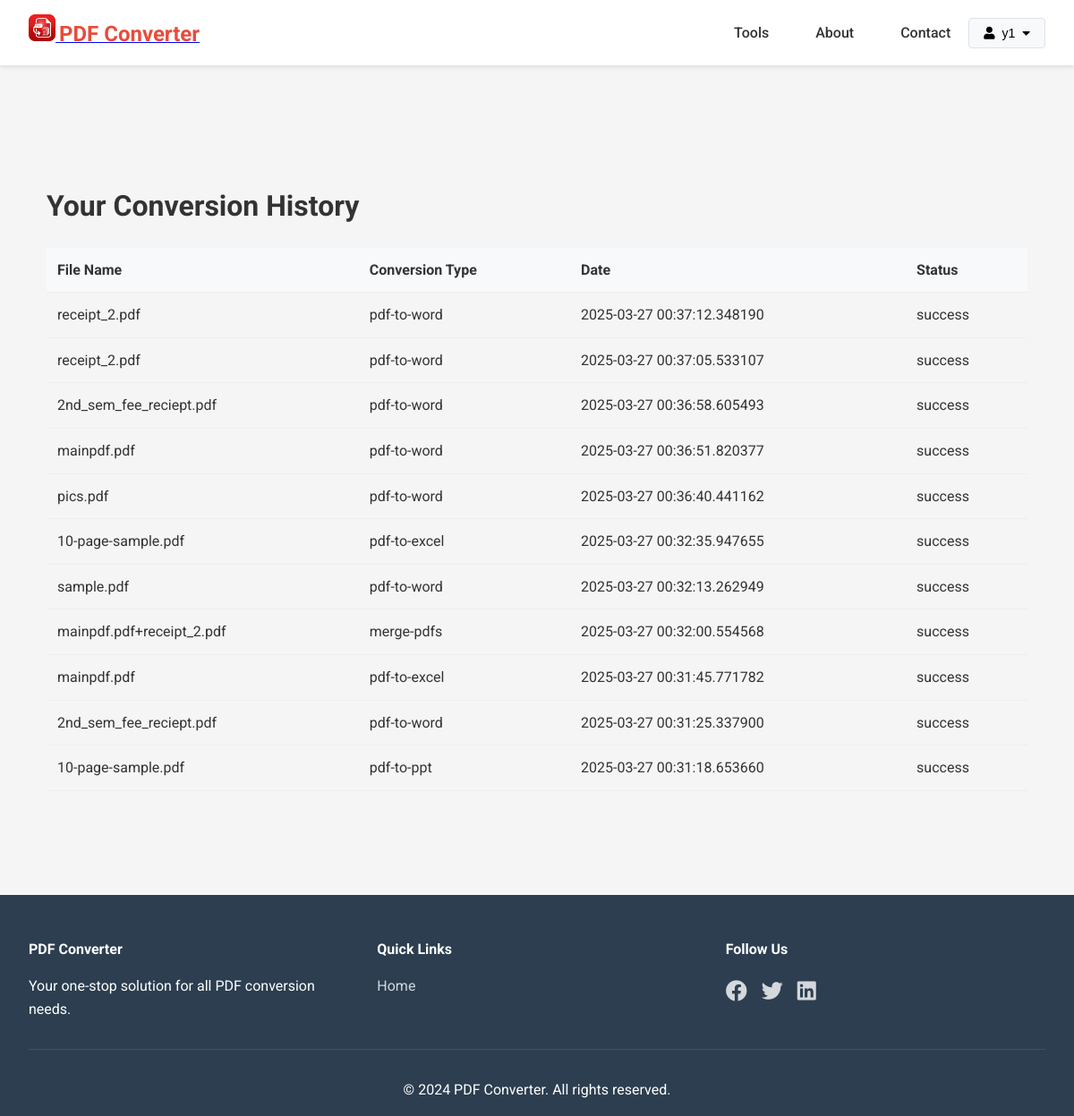
Screenshot of /history (signed in) with the database file from the repository.
### tables this page shows
CREATE TABLE conversions
                 (id INTEGER PRIMARY KEY AUTOINCREMENT,
                  filename TEXT,
                  conversion_type TEXT,
                  timestamp DATETIME,
                  status TEXT, user_id INTEGER REFERENCES users(id));

### app.py (the view)
    def decorated_function(*args, **kwargs):
        if 'user_id' not in session:
            flash('Please log in to access this page', 'error')
            return redirect(url_for('login'))
        return f(*args, **kwargs)

### app.py (called while the page is built)
def login_required(f):
    def decorated_function(*args, **kwargs):
        if 'user_id' not in session:
            flash('Please log in to access this page', 'error')
            return redirect(url_for('login'))
        return f(*args, **kwargs)
    decorated_function.__name__ = f.__name__
    return decorated_function

@app.route('/history')
@login_required
def history():
    conn = sqlite3.connect('conversions.db')
    c = conn.cursor()
    c.execute('''SELECT filename, conversion_type, timestamp, status
                 FROM conversions WHERE user_id = ?
                 ORDER BY timestamp DESC''', (session['user_id'],))
    conversions = c.fetchall()
    conn.close()
    return render_template('history.html', conversions=conversions)

### templates/history.html (shortened to what this page needs)
{% extends "base.html" %}
{% block content %}
<div class="history-container">
    <h1>Your Conversion History</h1>
    <div class="history-table">
        <table>
            <thead>
                <tr>
                    <th>File Name</th>
                    <th>Conversion Type</th>
                    <th>Date</th>
                    <th>Status</th>
                </tr>
            </thead>
            <tbody>
                {% for conversion in conversions %}
                <tr>
                    <td>{{ conversion[0] }}</td>
                    <td>{{ conversion[1] }}</td>
                    <td>{{ conversion[2] }}</td>
                    <td>{{ conversion[3] }}</td>
                </tr>
                {% endfor %}
            </tbody>
        </table>
    </div>
</div>
{% endblock %}

### templates/base.html (shortened to what this page needs)
<!DOCTYPE html>
<html lang="en">
<head>
    <link rel="stylesheet" href="https://cdnjs.cloudflare.com/ajax/libs/font-awesome/5.15.4/css/all.min.css">
    <link rel="stylesheet" href="{{ url_for('static', filename='css/style.css') }}">
</head>
<body>
    <nav class="navbar">
        <div class="logo">
            <a href="{{ url_for('index') }}">
                <img src="{{ url_for('static', filename='images/pdf-icon.jpeg') }}" alt="PDF Icon">
                <span class="logo-text">PDF Converter</span>
            </a>
        </div>
        <div class="nav-links">
            <a href="#tools">Tools</a>
            <a href="#about">About</a>
            <a href="#contact">Contact</a>
            {% if session.user_id %}
                <div class="settings-dropdown">
                    <button class="settings-btn">
                        <i class="fas fa-user"></i>
                        <span>{{ session.username }}</span>
                        <i class="fas fa-caret-down"></i>
                    </button>
                </div>
            {% else %}
                <a href="{{ url_for('login') }}" class="login-btn">Login</a>
                <a href="{{ url_for('register') }}" class="register-btn">Register</a>
            {% endif %}
        </div>
    </nav>
    <main>
        {% block content %}{% endblock %}
    </main>
    <footer>
        <div class="footer-content">
            <div class="footer-section">
                <h4>PDF Converter</h4>
                <p>Your one-stop solution for all PDF conversion needs.</p>
            </div>
            <div class="footer-section">
                <h4>Quick Links</h4>
                <ul>
                    <li><a href="{{ url_for('index') }}">Home</a></li>
                </ul>
            </div>
            <div class="footer-section">
                <h4>Follow Us</h4>
                <div class="social-links">
                    <a href="#"><i class="fab fa-facebook"></i></a>
                    <a href="#"><i class="fab fa-twitter"></i></a>
                    <a href="#"><i class="fab fa-linkedin"></i></a>
                </div>
            </div>
        </div>
        <div class="footer-bottom">
            <p>&copy; 2024 PDF Converter. All rights reserved.</p>
        </div>
    </footer>
</body>
</html>

### static/css/style.css (style rules this page uses)
* { margin: 0; padding: 0; box-sizing: border-box; }
body { font-family: 'Roboto', sans-serif; line-height: 1.6; color: #333; background-color: #f5f5f5; }
nav { max-width: 1200px; margin: 0 auto; padding: 1rem; display: flex; justify-content: space-between; align-items: center; }
.logo { display: flex; align-items: center; gap: 10px; }
.logo img { height: 32px; width: auto; }
.logo-text { font-size: 24px; font-weight: bold; color: #e74c3c; }
.nav-links a { text-decoration: none; color: #333; margin-left: 2rem; font-weight: 500; transition: color 0.3s ease; }
main { margin-top: 80px; padding: 2rem; }
footer { background-color: #2c3e50; color: white; padding: 3rem 2rem 1rem; margin-top: 4rem; }
.footer-content { max-width: 1200px; margin: 0 auto; display: grid; grid-template-columns: repeat(auto-fit, minmax(250px, 1fr)); gap: 2rem; }
.footer-section h4 { margin-bottom: 1rem; }
.footer-section ul { list-style: none; }
.footer-section ul li { margin: 0.5rem 0; }
.footer-section a { color: white; text-decoration: none; opacity: 0.8; transition: opacity 0.3s ease; }
.social-links { display: flex; gap: 1rem; margin-top: 1rem; }
.social-links a { font-size: 1.5rem; }
.footer-bottom { text-align: center; margin-top: 2rem; padding-top: 2rem; border-top: 1px solid rgba(255, 255, 255, 0.1); }
.navbar { display: flex; justify-content: space-between; align-items: center; padding: 1rem 2rem; background-color: #fff; box-shadow: 0 2px 4px rgba(0,0,0,0.1); }
.logo img { height: 30px; }
.nav-links { display: flex; align-items: center; gap: 20px; }
.nav-links a { text-decoration: none; color: #333; font-weight: 500; }
.settings-dropdown { position: relative; display: inline-block; }
.settings-btn { display: flex; align-items: center; gap: 8px; padding: 8px 16px; background-color: #f8f9fa; border: 1px solid #dee2e6; border-radius: 4px; cursor: pointer; font-size: 14px; }
.history-container { padding: 20px; max-width: 1200px; margin: 0 auto; }
.history-table { overflow-x: auto; }
.history-table table { width: 100%; border-collapse: collapse; margin-top: 20px; }
.history-table th, .history-table td { padding: 12px; text-align: left; border-bottom: 1px solid #eee; }
.history-table th { background-color: #f8f9fa; font-weight: bold; }

### rows the page displays
conversions: filename "receipt_2.pdf", conversion_type "pdf-to-word", timestamp "2025-03-27 00:37:12.348190", status "success"
conversions: filename "receipt_2.pdf", conversion_type "pdf-to-word", timestamp "2025-03-27 00:37:05.533107", status "success"
conversions: filename "2nd_sem_fee_reciept.pdf", conversion_type "pdf-to-word", timestamp "2025-03-27 00:36:58.605493", status "success"
conversions: filename "mainpdf.pdf", conversion_type "pdf-to-word", timestamp "2025-03-27 00:36:51.820377", status "success"
conversions: filename "pics.pdf", conversion_type "pdf-to-word", timestamp "2025-03-27 00:36:40.441162", status "success"
conversions: filename "10-page-sample.pdf", conversion_type "pdf-to-excel", timestamp "2025-03-27 00:32:35.947655", status "success"
conversions: filename "sample.pdf", conversion_type "pdf-to-word", timestamp "2025-03-27 00:32:13.262949", status "success"
conversions: filename "mainpdf.pdf+receipt_2.pdf", conversion_type "merge-pdfs", timestamp "2025-03-27 00:32:00.554568", status "success"
conversions: filename "mainpdf.pdf", conversion_type "pdf-to-excel", timestamp "2025-03-27 00:31:45.771782", status "success"
conversions: filename "2nd_sem_fee_reciept.pdf", conversion_type "pdf-to-word", timestamp "2025-03-27 00:31:25.337900", status "success"
conversions: filename "10-page-sample.pdf", conversion_type "pdf-to-ppt", timestamp "2025-03-27 00:31:18.653660", status "success"

### other values shown
{{ session.username }} "y1"
